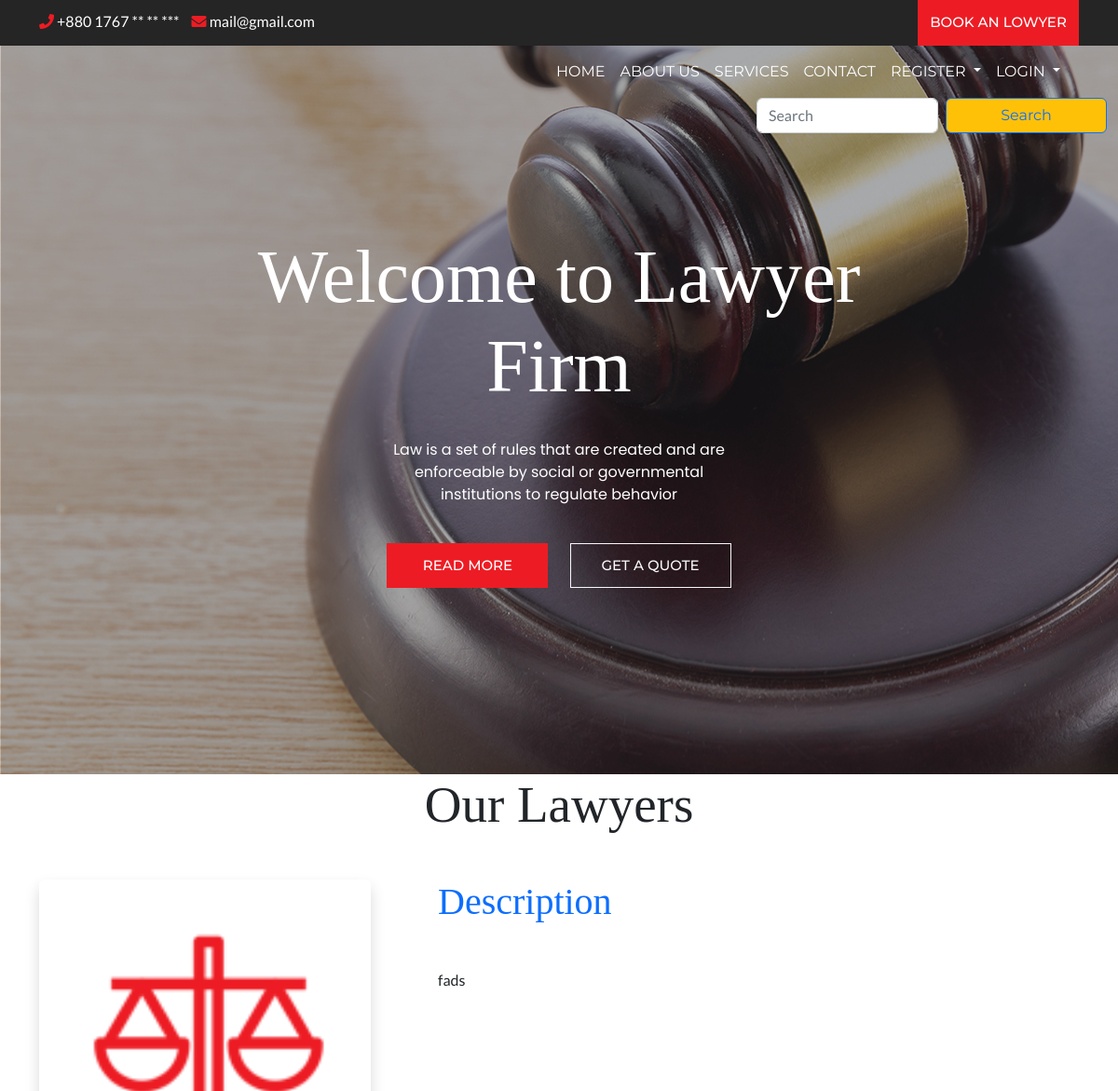
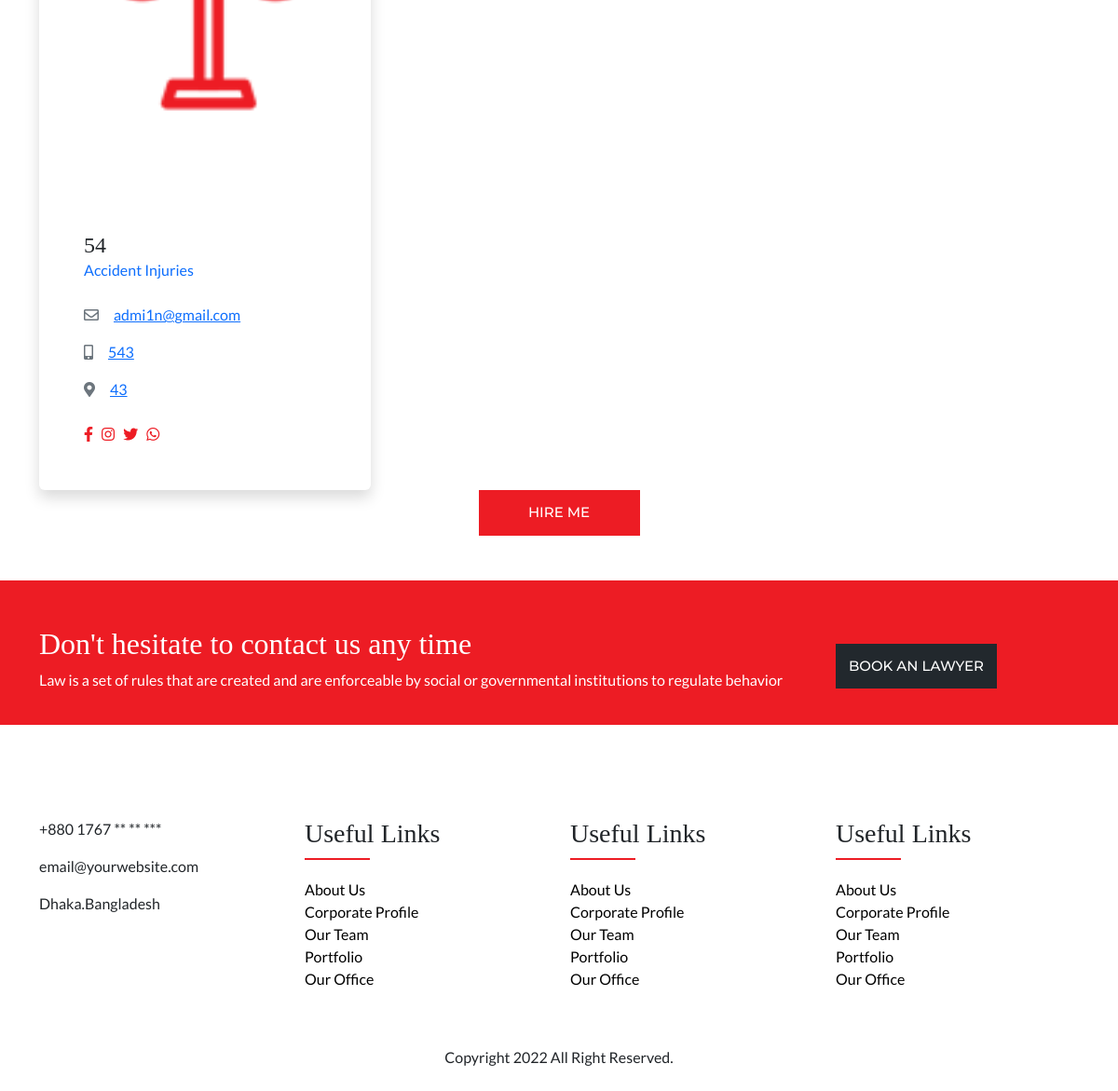
Screenshot of /lawyerreadmore.php?email=admi1n@gmail.com with the database file from the repository (2 pictures, top to bottom).
### tables this page shows
CREATE TABLE `lawyers` (
  `email` varchar(700) NOT NULL,
  `password` text NOT NULL,
  `name` text NOT NULL,
  `categoryid` int(11) NOT NULL,
  `rate` int(11) NOT NULL,
  `description` varchar(2000) NOT NULL,
  `phonenumber` text NOT NULL,
  `location` text NOT NULL,
  `picture` text NOT NULL,
  `joindate` datetime NOT NULL DEFAULT current_timestamp()
);

CREATE TABLE `lawyercategories` (
  `id` int(11) NOT NULL,
  `category` varchar(700) NOT NULL,
  `description` varchar(3000) NOT NULL,
  `image` varchar(400) NOT NULL
);

### lawyerreadmore.php (the view)
<?php include 'header.php' ?>
<div class="container" id="details">
    <div class="row justify-content-center">
        <div class="col-md-12 text-center">
            <div class="section-title-main">
                <h2 class="section-title">Our Lawyers</h2>
            </div>
        </div>
        <?php
        $email = $_GET['email'];
        $query = "select * from lawyers where email='" . $email . "';";
        $result = $conn->query($query);
        if ($result->num_rows > 0) {
            while ($row = $result->fetch_assoc()) {
                $email = $row['email'];
                $name = $row['name'];
                $categoryid = $row['categoryid'];
                $phonenumber = $row['phonenumber'];
                $picture = $row['picture'];
                $location = $row['location'];
                $description = $row['description'];
                $query1 = "select * from lawyercategories where id=" . $categoryid . ";";
                $result1 = $conn->query($query1);
                $category = "";
                if ($result1->num_rows > 0) {
                    while ($row1 = $result1->fetch_assoc()) {
                        $category = $row1['category'];
                    }
                }
        ?>
                <div class="col-md-7 col-lg-4 mb-5 mb-lg-0 wow fadeIn">
                    <div class="card border-0 shadow">
                        <img src="lawyer/images/<?php echo $picture?>" alt="image">
                        <div class="card-body p-1-9 p-xl-5">
                            <div class="mb-4">
                                <h3 class="h4 mb-0"><?php echo $name ?></h3>
                                <span class="text-primary"><?php echo $category ?></span>
                            </div>
                            <ul class="list-unstyled mb-4">
                                <li class="mb-3"><a href="#"><i class="far fa-envelope display-25 me-3 text-secondary"></i><?php echo $email ?></a></li>
                                <li class="mb-3"><a href="#"><i class="fas fa-mobile-alt display-25 me-3 text-secondary"></i><?php echo $phonenumber ?></a></li>
                                <li><a href="#"><i class="fas fa-map-marker-alt display-25 me-3 text-secondary"></i><?php echo $location ?></a></li>
                            </ul>
                            <ul class="top-social">
                                <li><a href="#!" class="rounded-3"><i class="fab fa-facebook-f"></i></a></li>
                                <li><a href="#!" class="rounded-3"><i class="fab fa-instagram"></i></a></li>
                                <li><a href="#!" class="rounded-3"><i class="fab fa-twitter"></i></a></li>
                                <li><a href="#!" class="rounded-3"><i class="fab fa-whatsapp"></i></a></li>
                            </ul>
                        </div>
                    </div>
                </div>
                <div class="col-lg-8">
                    <div class="ps-lg-1-6 ps-xl-5">
                        <div class="mb-5 wow fadeIn">
                            <div class="text-start mb-1-6 wow fadeIn">
                                <h2 class="h1 mb-5 text-primary">Description</h2>
                            </div>
                            <p><?php echo $description ?></p>
                             </div>
                    </div>
                </div>
    </div>
<?php
            }
        }
?>
</div>
<div class="container  mb-5">
    <div class="col-md-12 text-center">
        <a  href =" "type="button" class="btn btn-primary" data-bs-toggle="modal" data-bs-target="#clientloginmodel">HIRE ME</a>
    </div>
</div>
<?php include 'footer.php' ?>

### css/style.css (style rules this page uses)
body { font-family: 'Lato', sans-serif; margin: 0px; padding: 0px; }
img { max-width: 100%; }
h1, h2, h3, h4, h5, h6 { font-family: 'Playfair Display', serif; }
.btn { font-family: 'Montserrat', sans-serif; }
ul.top-social { margin: 0px 30px 0px 0px; padding: 0; }
ul.top-social li { display: inline-block; }
ul.top-social li a { color: #ed1c24; margin-right: 6px; }
.btn-primary { text-transform: uppercase; font-size: 15px; border-radius: 0; font-weight: 500; background: #ed1c24; border-color: #ed1c24; padding: 12px 10px; }
.btn { min-width: 173px; }
.section-title-main { margin-bottom: 47px; }
h2.section-title { font-size: 55px; }

### rows the page displays
lawyers: picture (picture), name "54", lawyercategories.category "Accident Injuries", email "admi1n@gmail.com", phonenumber "543", location "43", description "fads"
